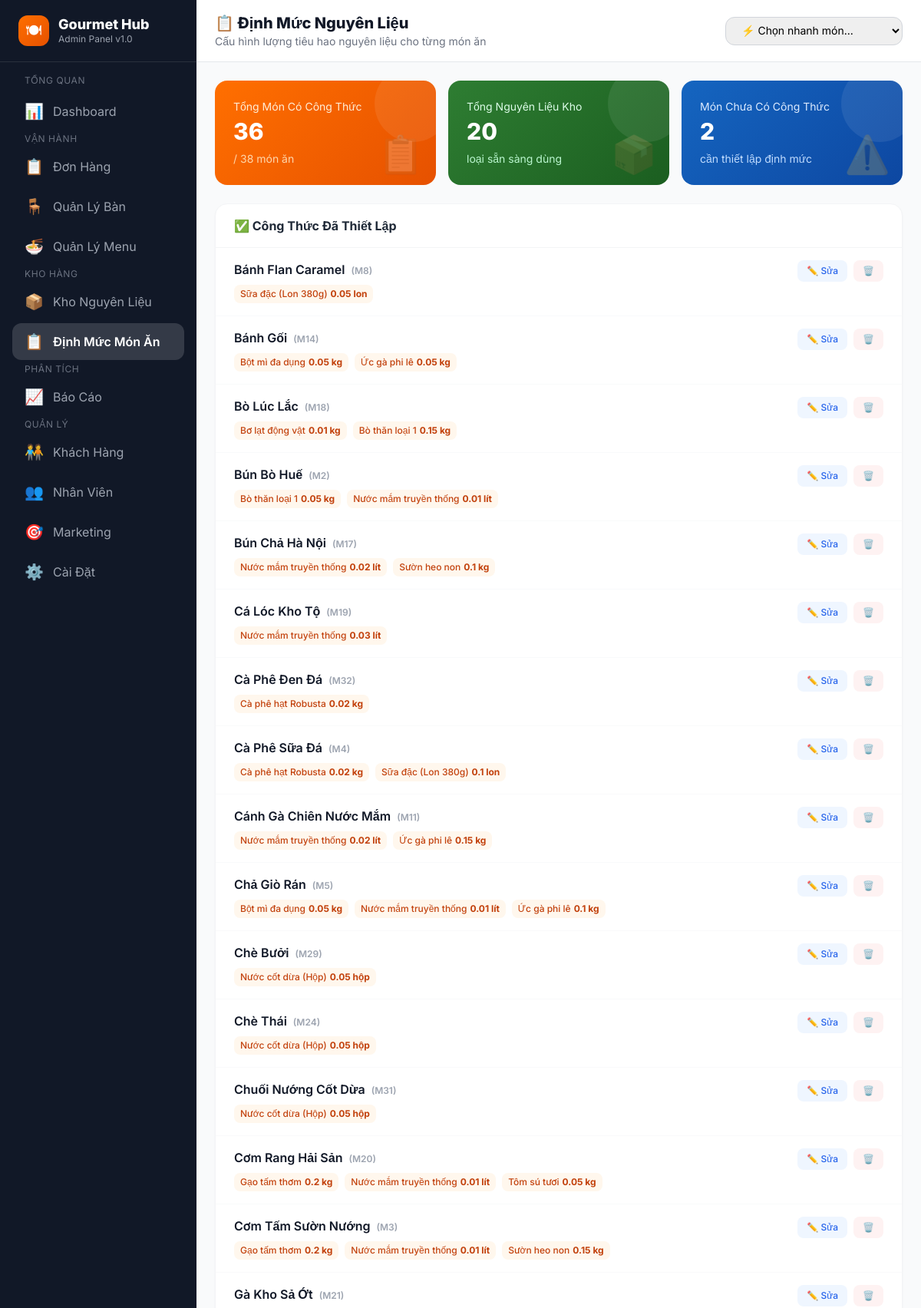
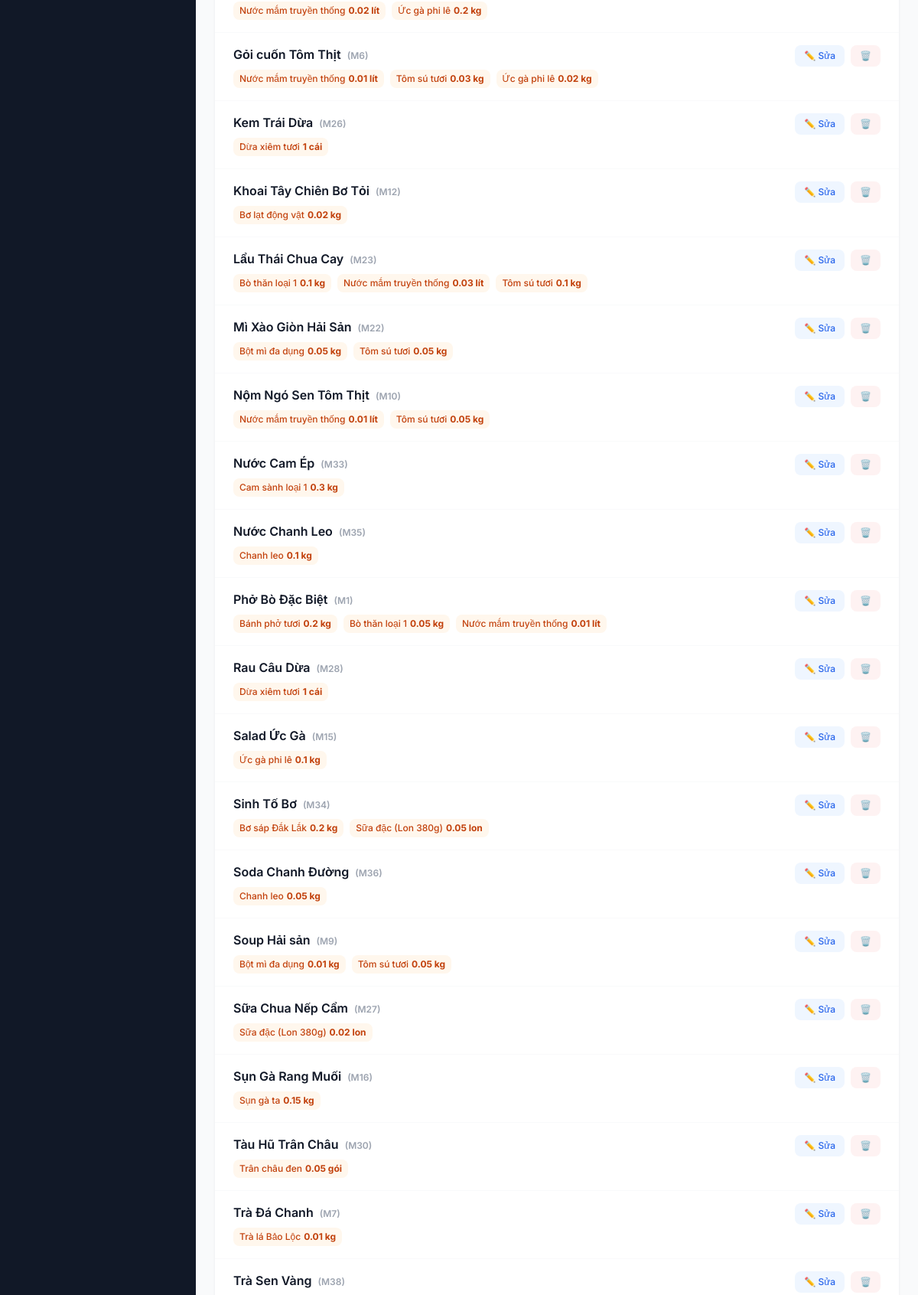
Screenshot of /view/dinh_muc.php (upper part) with the database file from the repository (2 pictures, top to bottom).
### tables this page shows
CREATE TABLE `cong_thuc_mon_an` (
  `ma_mon_an` varchar(10) NOT NULL,
  `ma_nguyen_lieu` int(11) NOT NULL,
  `luong_tieu_hao` decimal(10,2) DEFAULT NULL
);

CREATE TABLE `kho_nguyen_lieu` (
  `id` int(11) NOT NULL,
  `ten_nguyen_lieu` varchar(100) NOT NULL,
  `don_vi_tinh` varchar(20) DEFAULT NULL,
  `so_luong_ton` decimal(10,2) DEFAULT 0.00,
  `nguong_bao_dong` decimal(10,2) DEFAULT 0.00,
  `gia_von_nhap` decimal(10,2) DEFAULT 0.00,
  `ma_danh_muc` int(11) DEFAULT NULL
);

### model/kho.php (called while the page is built, shortened)
<?php
function kho_get_nguyen_lieu(
    ?int $ma_danh_muc = null,
    string $filter_status = 'all',
    string $search = ''
): array {
    $db  = connectdb();
    $sql = "SELECT k.id, k.ten_nguyen_lieu, k.don_vi_tinh,
                   k.so_luong_ton, k.nguong_bao_dong, k.gia_von_nhap,
                   d.ten_danh_muc,
                   CASE WHEN k.so_luong_ton <= k.nguong_bao_dong THEN 'low' ELSE 'ok' END AS trang_thai
            FROM kho_nguyen_lieu k
            LEFT JOIN danh_muc d ON d.id = k.ma_danh_muc
            WHERE 1=1";
    $params = [];
    $sql .= " ORDER BY trang_thai DESC, k.ten_nguyen_lieu";
    $stmt = $db->prepare($sql);
    $stmt->execute($params);
    $rows = $stmt->fetchAll(PDO::FETCH_ASSOC);
    foreach ($rows as &$row) {
        $s = $db->prepare(
            "SELECT m.ten_mon
             FROM cong_thuc_mon_an c
             JOIN mon_an m ON m.ma_mon_an = c.ma_mon_an
             WHERE c.ma_nguyen_lieu = :id"
        );
        $s->execute([':id' => $row['id']]);
        $row['mon_lien_ket'] = $s->fetchAll(PDO::FETCH_COLUMN);
    }
    return $rows;
}
function cthuc_get_all(): array {
    $db   = connectdb();
    $stmt = $db->query(
        "SELECT c.ma_mon_an, m.ten_mon, c.ma_nguyen_lieu,
                k.ten_nguyen_lieu, k.don_vi_tinh, c.luong_tieu_hao
         FROM cong_thuc_mon_an c
         JOIN mon_an m ON m.ma_mon_an = c.ma_mon_an
         JOIN kho_nguyen_lieu k ON k.id = c.ma_nguyen_lieu
         ORDER BY m.ten_mon, k.ten_nguyen_lieu"
    );
    $rows   = $stmt->fetchAll(PDO::FETCH_ASSOC);
    $result = [];
    foreach ($rows as $r) {
        $key = $r['ma_mon_an'];
        if (!isset($result[$key])) {
            $result[$key] = ['ten_mon' => $r['ten_mon'], 'ingredients' => []];
        }
        $result[$key]['ingredients'][] = [
            'ma_nguyen_lieu'  => $r['ma_nguyen_lieu'],
            'ten_nguyen_lieu' => $r['ten_nguyen_lieu'],
            'don_vi_tinh'     => $r['don_vi_tinh'],
            'luong_tieu_hao'  => $r['luong_tieu_hao'],
        ];
    }
    return $result;
}

### view/dinh_muc.php (the view, shortened to what this page needs)
<?php
require_once __DIR__ . '/../model/kho.php';
$db         = connectdb();
$all_mon    = $db->query("SELECT ma_mon_an, ten_mon FROM mon_an ORDER BY ten_mon")->fetchAll(PDO::FETCH_ASSOC);
$all_nguyen = kho_get_nguyen_lieu();
$cong_thuc  = cthuc_get_all();
?>
<?php include '_head.php'; ?>
<body class="bg-gray-50" x-data="dinhMuc">
<?php include '_sidebar.php'; ?>
<main class="ml-64 min-h-screen">
    <header class="sticky top-0 z-40 bg-white border-b border-gray-200 px-6 py-4 flex items-center justify-between">
        <div>
            <h1 class="text-xl font-extrabold text-gray-900">📋 Định Mức Nguyên Liệu</h1>
            <p class="text-sm text-gray-500">Cấu hình lượng tiêu hao nguyên liệu cho từng món ăn</p>
        </div>
        <div class="flex gap-3">
            <select id="quick-mon"
                    @change="if($event.target.value){ openModal($event.target.value, $event.target.selectedOptions[0].text); $event.target.value=''; }"
                    class="px-4 py-2 border border-gray-300 rounded-xl text-sm focus:outline-none focus:ring-2 focus:ring-orange-400">
                <option value="">⚡ Chọn nhanh món...</option>
            </select>
        </div>
    </header>
    <div class="p-6 space-y-6 fade-up">
        <div class="grid grid-cols-2 lg:grid-cols-3 gap-4">
            <div class="kpi-card gradient-primary">
                <p class="text-orange-100 text-sm">Tổng Món Có Công Thức</p>
                <p class="text-3xl font-extrabold mt-1"><?= count($cong_thuc) ?></p>
                <p class="text-orange-200 text-sm mt-2">/ <?= count($all_mon) ?> món ăn</p>
                <div class="text-5xl absolute right-4 bottom-4 opacity-20">📋</div>
            </div>
            <div class="kpi-card gradient-green">
                <p class="text-green-100 text-sm">Tổng Nguyên Liệu Kho</p>
                <p class="text-3xl font-extrabold mt-1"><?= count($all_nguyen) ?></p>
                <p class="text-green-200 text-sm mt-2">loại sẵn sàng dùng</p>
                <div class="text-5xl absolute right-4 bottom-4 opacity-20">📦</div>
            </div>
            <div class="kpi-card" style="background:linear-gradient(135deg,#1565C0,#0D47A1)">
                <p class="text-blue-100 text-sm">Món Chưa Có Công Thức</p>
                <p class="text-3xl font-extrabold mt-1"><?= count($all_mon) - count($cong_thuc) ?></p>
                <p class="text-blue-200 text-sm mt-2">cần thiết lập định mức</p>
                <div class="text-5xl absolute right-4 bottom-4 opacity-20">⚠️</div>
            </div>
        </div>
        <?php if (!empty($cong_thuc)): ?>
        <div class="bg-white rounded-2xl border border-gray-100 shadow-sm overflow-hidden">
            <div class="px-6 py-4 border-b border-gray-100 flex items-center justify-between">
                <h2 class="font-bold text-gray-800">✅ Công Thức Đã Thiết Lập</h2>
            </div>
            <div class="divide-y divide-gray-50">
                <?php foreach ($cong_thuc as $ma => $info): ?>
                <div class="px-6 py-4 flex items-start gap-4 hover:bg-gray-50 transition">
                    <div class="flex-1">
                        <p class="font-semibold text-gray-900"><?= htmlspecialchars($info['ten_mon']) ?>
                            <span class="text-xs text-gray-400 ml-1">(<?= $ma ?>)</span>
                        </p>
                        <div class="flex flex-wrap gap-2 mt-2">
                            <?php foreach ($info['ingredients'] as $ing): ?>
                            <span class="inline-flex items-center gap-1 px-2 py-1 bg-orange-50 text-orange-700 rounded-lg text-xs font-medium">
                                <?= htmlspecialchars($ing['ten_nguyen_lieu']) ?>
                                <span class="font-bold"><?= (float)$ing['luong_tieu_hao']+0 ?> <?= htmlspecialchars($ing['don_vi_tinh']) ?></span>
                            </span>
                            <?php endforeach; ?>
                        </div>
                    </div>
                    <div class="flex gap-2 flex-shrink-0">
                        <button id="btn-open-<?= $ma ?>"
                                @click="openModal('<?= $ma ?>', '<?= addslashes($info['ten_mon']) ?>')"
                                class="px-3 py-1.5 bg-blue-50 text-blue-600 rounded-lg text-xs font-medium hover:bg-blue-100 transition">
                            ✏️ Sửa
                        </button>
                        <button @click="del('<?= $ma ?>', '<?= addslashes($info['ten_mon']) ?>')"
                                class="px-3 py-1.5 bg-red-50 text-red-600 rounded-lg text-xs font-medium hover:bg-red-100 transition">
                            🗑️
                        </button>
                    </div>
                </div>
                <?php endforeach; ?>
            </div>
        </div>
        <?php endif; ?>
    </div>
</main>
</body>
</html>

### view/_head.php (style rules this page uses)
* { font-family: 'Inter', sans-serif; }
.gradient-primary { background: linear-gradient(135deg, #FF6F00, #E65100); }
.gradient-green { background: linear-gradient(135deg, #2E7D32, #1B5E20); }
.kpi-card { border-radius:16px; padding:24px; color:#fff; position:relative; overflow:hidden; }
.kpi-card::after { content:''; position:absolute; right:-20px; top:-20px; width:100px; height:100px; border-radius:50%; background:rgba(255,255,255,.08); }
.fade-up { animation: fadeUp .35s ease both; }

### rows the page displays
cong_thuc_mon_an: ma_nguyen_lieu.ten_nguyen_lieu "Ức gà phi lê", (float)$ing['luong_tieu_hao']+0 "0.05", ma_nguyen_lieu.don_vi_tinh "kg"
cong_thuc_mon_an: ma_nguyen_lieu.ten_nguyen_lieu "Bơ lạt động vật", (float)$ing['luong_tieu_hao']+0 "0.01", ma_nguyen_lieu.don_vi_tinh "kg"
cong_thuc_mon_an: ma_nguyen_lieu.ten_nguyen_lieu "Bò thăn loại 1", (float)$ing['luong_tieu_hao']+0 "0.15", ma_nguyen_lieu.don_vi_tinh "kg"
cong_thuc_mon_an: ma_nguyen_lieu.ten_nguyen_lieu "Sườn heo non", (float)$ing['luong_tieu_hao']+0 "0.1", ma_nguyen_lieu.don_vi_tinh "kg"
cong_thuc_mon_an: ma_nguyen_lieu.ten_nguyen_lieu "Sữa đặc (Lon 380g)", (float)$ing['luong_tieu_hao']+0 "0.1", ma_nguyen_lieu.don_vi_tinh "lon"
cong_thuc_mon_an: ma_nguyen_lieu.ten_nguyen_lieu "Ức gà phi lê", (float)$ing['luong_tieu_hao']+0 "0.15", ma_nguyen_lieu.don_vi_tinh "kg"
cong_thuc_mon_an: ma_nguyen_lieu.ten_nguyen_lieu "Sườn heo non", (float)$ing['luong_tieu_hao']+0 "0.15", ma_nguyen_lieu.don_vi_tinh "kg"
cong_thuc_mon_an: ma_nguyen_lieu.ten_nguyen_lieu "Ức gà phi lê", (float)$ing['luong_tieu_hao']+0 "0.2", ma_nguyen_lieu.don_vi_tinh "kg"
cong_thuc_mon_an: ma_nguyen_lieu.ten_nguyen_lieu "Tôm sú tươi", (float)$ing['luong_tieu_hao']+0 "0.03", ma_nguyen_lieu.don_vi_tinh "kg"
cong_thuc_mon_an: ma_nguyen_lieu.ten_nguyen_lieu "Ức gà phi lê", (float)$ing['luong_tieu_hao']+0 "0.02", ma_nguyen_lieu.don_vi_tinh "kg"
cong_thuc_mon_an: ma_nguyen_lieu.ten_nguyen_lieu "Bơ lạt động vật", (float)$ing['luong_tieu_hao']+0 "0.02", ma_nguyen_lieu.don_vi_tinh "kg"
cong_thuc_mon_an: ma_nguyen_lieu.ten_nguyen_lieu "Bò thăn loại 1", (float)$ing['luong_tieu_hao']+0 "0.1", ma_nguyen_lieu.don_vi_tinh "kg"
cong_thuc_mon_an: ma_nguyen_lieu.ten_nguyen_lieu "Tôm sú tươi", (float)$ing['luong_tieu_hao']+0 "0.1", ma_nguyen_lieu.don_vi_tinh "kg"
cong_thuc_mon_an: ma_nguyen_lieu.ten_nguyen_lieu "Cam sành loại 1", (float)$ing['luong_tieu_hao']+0 "0.3", ma_nguyen_lieu.don_vi_tinh "kg"
cong_thuc_mon_an: ma_nguyen_lieu.ten_nguyen_lieu "Chanh leo", (float)$ing['luong_tieu_hao']+0 "0.1", ma_nguyen_lieu.don_vi_tinh "kg"
cong_thuc_mon_an: ma_nguyen_lieu.ten_nguyen_lieu "Bánh phở tươi", (float)$ing['luong_tieu_hao']+0 "0.2", ma_nguyen_lieu.don_vi_tinh "kg"
cong_thuc_mon_an: ma_nguyen_lieu.ten_nguyen_lieu "Bơ sáp Đắk Lắk", (float)$ing['luong_tieu_hao']+0 "0.2", ma_nguyen_lieu.don_vi_tinh "kg"
cong_thuc_mon_an: ma_nguyen_lieu.ten_nguyen_lieu "Chanh leo", (float)$ing['luong_tieu_hao']+0 "0.05", ma_nguyen_lieu.don_vi_tinh "kg"
cong_thuc_mon_an: ma_nguyen_lieu.ten_nguyen_lieu "Bột mì đa dụng", (float)$ing['luong_tieu_hao']+0 "0.01", ma_nguyen_lieu.don_vi_tinh "kg"
cong_thuc_mon_an: ma_nguyen_lieu.ten_nguyen_lieu "Sữa đặc (Lon 380g)", (float)$ing['luong_tieu_hao']+0 "0.02", ma_nguyen_lieu.don_vi_tinh "lon"
cong_thuc_mon_an: ma_nguyen_lieu.ten_nguyen_lieu "Sụn gà ta", (float)$ing['luong_tieu_hao']+0 "0.15", ma_nguyen_lieu.don_vi_tinh "kg"
cong_thuc_mon_an: ma_nguyen_lieu.ten_nguyen_lieu "Trân châu đen", (float)$ing['luong_tieu_hao']+0 "0.05", ma_nguyen_lieu.don_vi_tinh "gói"

### other values shown
count($cong_thuc) "36"
count($all_mon) "38"
count($all_nguyen) "20"
count($all_mon) - count($cong_thuc) "2"
$info['ten_mon'] "Bánh Flan Caramel"
$ma "M8"
$ing['ten_nguyen_lieu'] "Sữa đặc (Lon 380g)"
$ing['don_vi_tinh'] "lon"
$info['ten_mon'] "Bánh Gối"
$ma "M14"
$ing['ten_nguyen_lieu'] "Bột mì đa dụng"
$ing['don_vi_tinh'] "kg"
$info['ten_mon'] "Bò Lúc Lắc"
$ma "M18"
$info['ten_mon'] "Bún Bò Huế"
